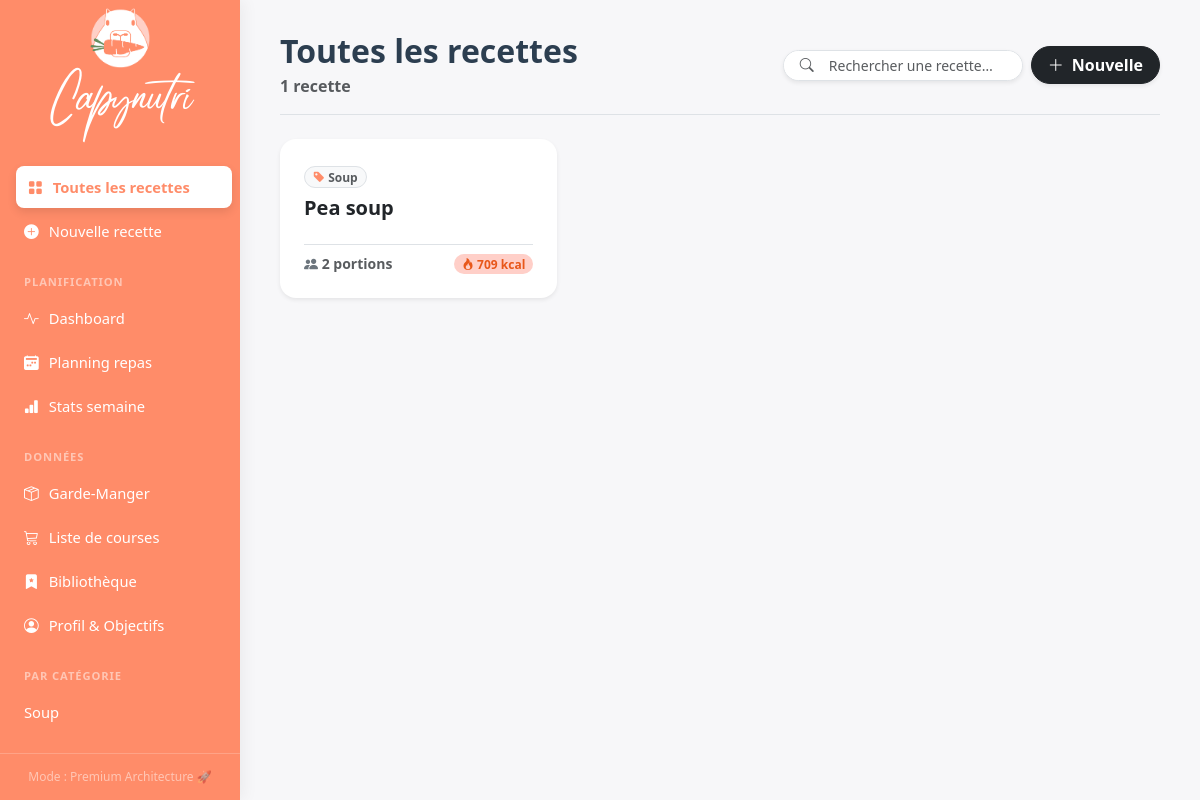
Page / (signed in) on the earlier database version.
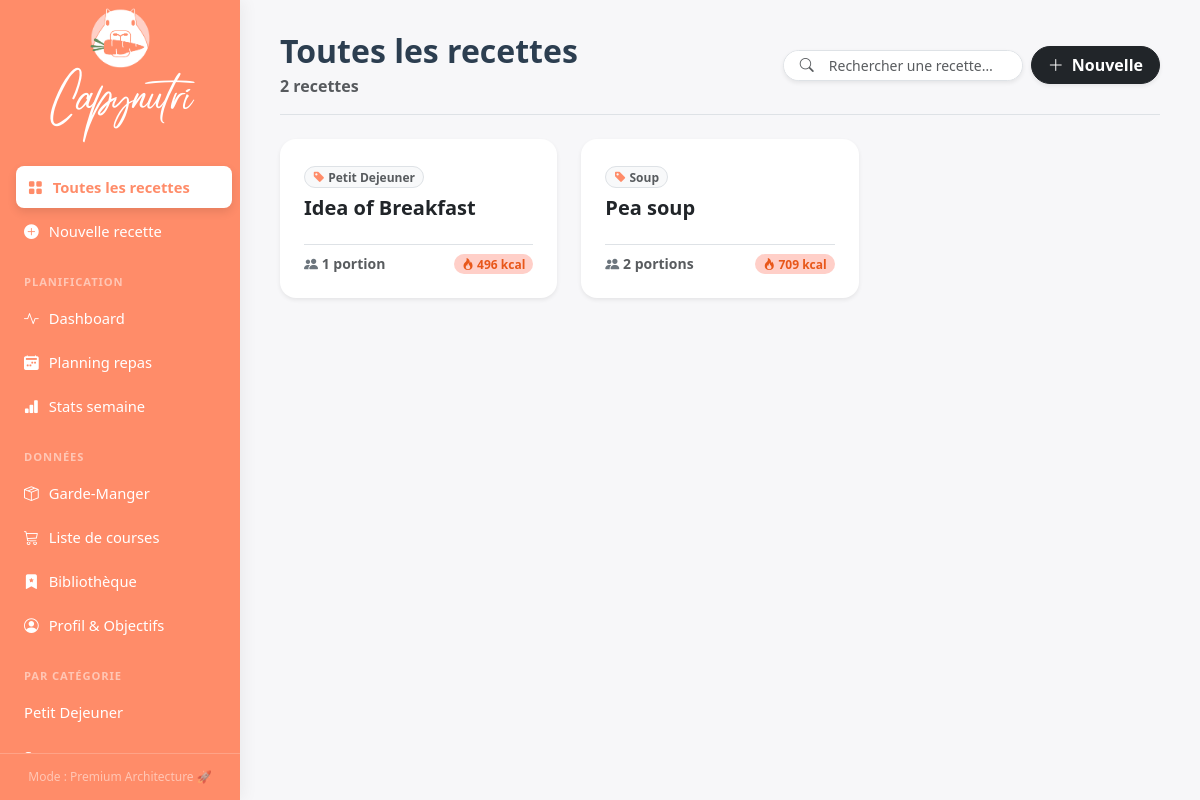
Same page on the later database version.
### tables this page shows
CREATE TABLE categories (
                id   INTEGER PRIMARY KEY AUTOINCREMENT,
                name TEXT NOT NULL UNIQUE
            );

CREATE TABLE recipes (
                id           INTEGER PRIMARY KEY AUTOINCREMENT,
                name         TEXT NOT NULL,
                category_id  INTEGER REFERENCES categories(id) ON DELETE SET NULL,
                servings     REAL NOT NULL DEFAULT 1,
                instructions TEXT,
                created_at   TIMESTAMP DEFAULT CURRENT_TIMESTAMP
            );

### routes/recipes.py (the view)
@recipes_bp.route("/")
@login_required
def index():
    category   = request.args.get("category", "")
    search     = request.args.get("search", "")
    active_tag = request.args.get("tag", "")
    recipes    = crud.list_recipes(category=category or None, search=search or None, tag=active_tag or None)
    categories = crud.list_categories()
    all_tags   = crud.list_tags()
    return render_template("index.html", recipes=recipes, categories=categories,
                           active_category=category, search=search,
                           all_tags=all_tags, active_tag=active_tag)

### app.py (called while the page is built)
@login_manager.user_loader
def load_user(user_id):
    return crud.get_user_by_id(int(user_id))

@app.before_request
def require_login():
    allowed_routes = ['auth.login', 'auth.register', 'static']
    if request.endpoint not in allowed_routes and not current_user.is_authenticated:
        return redirect(url_for('auth.login'))

### crud.py (called while the page is built)
def get_user_by_id(user_id: int) -> Optional[User]:
    with get_connection() as conn:
        row = conn.execute("SELECT * FROM users WHERE id = ?", (user_id,)).fetchone()
        return User(id=row["id"], username=row["username"], password_hash=row["password_hash"]) if row else None

def list_categories() -> list[str]:
    with get_connection() as conn:
        return [r["name"] for r in conn.execute("SELECT name FROM categories ORDER BY name")]

def list_tags() -> list[dict]:
    with get_connection() as conn:
        return [dict(r) for r in conn.execute("SELECT id, name, color, icon FROM tags ORDER BY name")]

### db.py (called while the page is built)
def get_connection() -> sqlite3.Connection:
    conn = sqlite3.connect(DB_PATH)
    conn.row_factory = sqlite3.Row
    conn.execute("PRAGMA foreign_keys = ON")
    return conn

### templates/index.html (shortened to what this page needs)
{% extends "base.html" %}
{% block content %}
<div class="d-flex flex-column flex-md-row justify-content-between align-items-md-center mb-4 pb-3 border-bottom gap-3">
  <div>
    <h2 class="mb-1 fw-bold" style="color: #2c3e50;">
      {% if active_category %}{{ active_category }}
      {% elif search %}Résultats pour "{{ search }}"
      {% else %}Toutes les recettes{% endif %}
    </h2>
    <span class="text-muted fw-bold">{{ recipes|length }} recette{{ 's' if recipes|length != 1 }}</span>
  </div>
  <div class="d-flex flex-wrap gap-2 align-items-center">
    <form method="get" action="{{ url_for('recipes.index') }}" class="d-flex gap-2 align-items-center m-0">
      <div class="input-group input-group-sm shadow-sm rounded-pill overflow-hidden border bg-white" style="width: 240px;">
        <span class="input-group-text bg-white border-0 text-muted ps-3"><i class="bi bi-search"></i></span>
        <input class="form-control border-0 bg-white shadow-none" name="search" placeholder="Rechercher une recette…" value="{{ search }}">
      </div>
    </form>
    <a href="{{ url_for('recipes.new_recipe') }}" class="btn btn-dark rounded-pill shadow-sm fw-bold px-3 d-flex align-items-center gap-2">
      <i class="bi bi-plus-lg"></i> <span class="d-none d-sm-inline">Nouvelle</span>
    </a>
  </div>
</div>
{% if recipes %}
<div class="row g-4 mb-5">
  {% for r in recipes %}
  <div class="col-md-6 col-lg-4">
    <a href="{{ url_for('recipes.view_recipe', recipe_id=r.id) }}" class="text-decoration-none">
      <div class="card h-100 border-0 shadow-sm rounded-4 recipe-card bg-white">
        <div class="card-body p-4 d-flex flex-column">
          <div class="mb-2">
            <span class="badge border text-muted px-2 py-1 rounded-pill fw-bold" style="background-color: #f8f9fa;">
              <i class="bi bi-tag-fill" style="color: var(--accent);"></i> {{ r.category or 'Sans catégorie' }}
            </span>
          </div>
          <h5 class="card-title fw-bold text-dark mb-4">{{ r.name }}</h5>
          <div class="d-flex justify-content-between align-items-end mt-auto pt-2 border-top">
            <span class="text-muted small fw-bold">
              <i class="bi bi-people-fill text-secondary"></i>
              {{ r.servings|int if r.servings == r.servings|int else r.servings }} portion{{ 's' if r.servings != 1 }}
            </span>
            {% if r.total_kcal %}
            <span class="badge rounded-pill px-2 py-1 fw-bold" style="background-color: var(--accent-soft); color: var(--accent-dark);">
              <i class="bi bi-fire"></i> {{ r.total_kcal|int }} kcal
            </span>
            {% endif %}
          </div>
        </div>
      </div>
    </a>
  </div>
  {% endfor %}
</div>
{% endif %}
{% endblock %}

### templates/base.html (shortened to what this page needs)
<!DOCTYPE html>
<html lang="fr">
<head>
  <link href="https://cdn.jsdelivr.net/npm/bootstrap@5.3.3/dist/css/bootstrap.min.css" rel="stylesheet">
  <link href="https://cdn.jsdelivr.net/npm/bootstrap-icons@1.11.3/font/bootstrap-icons.css" rel="stylesheet">
  <link rel="stylesheet" href="{{ url_for('static', filename='css/dashboard.css') }}">
</head>
<body>
{% macro nav_link(endpoint, icon, text) %}
  <a href="{{ url_for(endpoint) }}" class="{{ 'active' if request.endpoint == endpoint else '' }}">
    <i class="bi {{ icon }}"></i> {{ text }}
  </a>
{% endmacro %}
<aside id="sidebar">
  <div class="brand d-flex flex-column align-items-center mb-4 mt-2">
    <img src="{{ url_for('static', filename='logo.png') }}" alt="Logo Capynutri" style="height: 60px; border-radius: 12px; margin-bottom: 10px;">
    <div style="font-family: 'Radicalis', cursive; color: #ffffff; font-size: 2.2rem; margin-top: -5px;">
      Capynutri
    </div>
  </div>
  <nav>
    <a href="{{ url_for('recipes.index') }}" class="{{ 'active' if request.endpoint == 'recipes.index' and not request.args.get('category') else '' }}">
      <i class="bi bi-grid-fill"></i> Toutes les recettes
    </a>
    {{ nav_link('recipes.new_recipe', 'bi-plus-circle-fill', 'Nouvelle recette') }}
    <div class="nav-section">Planification</div>
    {{ nav_link('tracking.dashboard', 'bi-activity', 'Dashboard') }}
    {{ nav_link('planning.week_view', 'bi-calendar2-week-fill', 'Planning repas') }}
    {{ nav_link('planning.week_stats', 'bi-bar-chart-fill', 'Stats semaine') }}
    <div class="nav-section">Données</div>
    {{ nav_link('planning.pantry', 'bi-box-seam', 'Garde-Manger') }}
    {{ nav_link('planning.shopping_list', 'bi-cart3', 'Liste de courses') }}
    <a href="{{ url_for('library.library') }}" class="{{ 'active' if request.endpoint in ['library.library', 'library.library_edit'] else '' }}">
      <i class="bi bi-bookmark-star-fill"></i> Bibliothèque
    </a>
    {{ nav_link('tracking.profile', 'bi-person-circle', 'Profil & Objectifs') }}
    {% if categories %}
      <div class="nav-section">Par catégorie</div>
      {% for cat in categories %}
        <a href="{{ url_for('recipes.index', category=cat) }}" class="cat-pill {{ 'active' if request.args.get('category') == cat else '' }}">
          {{ cat }}
        </a>
      {% endfor %}
    {% endif %}
    <div class="nav-section">Mon Compte</div>
  </nav>
  <div class="sidebar-footer">Mode : Premium Architecture 🚀</div>
</aside>
<main id="main">
  {% block content %}{% endblock %}
</main>
</body>
</html>

Differences in the rows shown:
added categories: name "Petit Dejeuner"
added recipes: category "Petit Dejeuner", name "Idea of Breakfast", servings "1", total_kcal "496"
Other differences:
{{ recipes|length }}: "1" → "2"
{{ 's' if recipes|length != 1 }}: (not shown) → "s"
